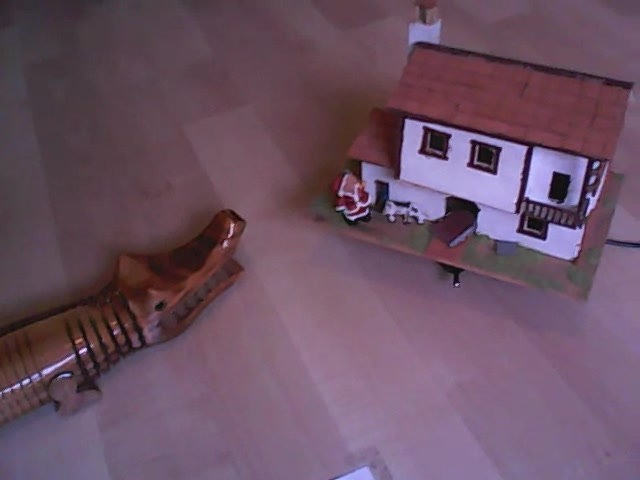
#> input picture Work/SLAM/datasets/webcam/captures2/image-0328.jpeg, 640 x 480 px; its folder holds only this picture in this run
$ python slam2_IntermediateSolvePnPRansac.py   (Python 2 division)   (older library calls are emulated)
#> lines starting #> are read from the running program, lines starting #| are printed output that depends on the picture
### Work/python_libs/cv2_helpers.py
import numpy as np
import cv2

import transforms as trfm


# [10 lines left out: function imshow, not called in this run]

rgb = cv2.cv.CV_RGB

# Some wrapper functions to make some calls more concise
def line(img, p1, p2, col, *args, **kwargs):
    return cv2.line(img, tuple(p1), tuple(p2), col, *args, **kwargs)
def rectangle(img, p1, p2, col, *args, **kwargs):
    return cv2.rectangle(img, tuple(p1), tuple(p2), col, *args, **kwargs)
def circle(img, c, rad, col, *args, **kwargs):
    return cv2.circle(img, tuple(c), rad, col, *args, **kwargs)
def putText(img, txt, p, fF, fS, col, *args, **kwargs):
    return cv2.putText(img, txt, tuple(p), fF, fS, col, *args, **kwargs)
def Rodrigues(rvec_or_R):
    return cv2.Rodrigues(rvec_or_R)[0]    # only output R or rvec, not the jacobian
def invert(matrix):
    return cv2.invert(matrix)[1]    # only output the result, not the status; use with care
# [4 lines left out: function goodFeaturesToTrack, not called in this run]

def format3DVector(v):
    return "[ %.3f  %.3f  %.3f ]" % tuple(v)


# [108 lines left out: functions drawKeypointsAndMotion, drawAxisSystem, drawCamera, not called in this run]


class MultilineText:
    """A class that enables to draw richer text on images."""

    def __init__(self):
        self.clear()

    # [29 lines left out: functions clear, text, not called in this run]

    def getTextSize(self):
        """Returns the size of the (to-be-)drawn area."""
        return tuple(self._size)

    # [48 lines left out: functions putText, wireframe3DGeometry, not called in this run]


def extractChessboardFeatures(img, boardSize):
    """Extract subpixel chessboard corners as features."""
    gray = cv2.cvtColor(img, cv2.COLOR_BGR2GRAY)

    # Find the chess board corners
    ret, corners = cv2.findChessboardCorners(
            gray, boardSize )

    # Refine them, if found
    if ret == True:
        cv2.cornerSubPix(
                gray, corners,
                (11,11),    # window
                (-1,-1),    # deadzone
                (cv2.TERM_CRITERIA_EPS + cv2.TERM_CRITERIA_MAX_ITER, 30, 0.001) )    # termination criteria
        corners = corners.reshape(-1, 2)

    return ret, corners


"""
The following code works around some OpenCV BUGs:
(written on 2014-08-18 11:38:56 AM)

BUG #1:
    opencv/modules/features2d/include/opencv2/features2d.hpp near line 749:
        "CV_WRAP" is omitted for the method "radiusMatch",
        which results in hiding this method for higher-level languages such as Python and Java.
BUG #2:
    opencv/modules/core/src/stat.cpp near line 3209:
        An assert gets triggered when argument "OutputArray _nidx" of function "cv::batchDistance()"
        is set to "None" (Python) while "int K" is set to "0".
        This means that (_nidx::needed() != NULL) when (_nidx == "None" (Python)),
        to fix this: _nidx::needed() should evaluate to "NULL".
"""
native_BFMatcher = cv2.BFMatcher()
has_native_radiusMatch = "radiusMatch" in dir(native_BFMatcher)

if has_native_radiusMatch:
    BFMatcher = cv2.BFMatcher

else:
    class BFMatcher:
        """
        Wrapper class + Python implementation of 'radiusMatch' to work around BUG #1.

        Python's overhead is negligible in this 'radiusMatch' implementation:
            ratio of runtime C++/Python: more than 50/1
        """

        def __init__(self, *args, **kwargs):
            self.this = cv2.BFMatcher(*args, **kwargs)

        # [44 lines left out: function radiusMatch, not called in this run]

    # Append remaining methods of the native BFMatcher class
    for methodName in dir(native_BFMatcher):
        if not methodName.startswith('_'):
            exec("def method(self, *args, **kwargs): return self.this.%s(*args, **kwargs)" % methodName)
            setattr(BFMatcher, methodName, method)

### Work/python_libs/transforms.py
from math import sqrt, sin, cos, acos, pi
import numpy as np
import numpy.linalg as LA
try:
    import cv2
except ImportError:
    print ("Warning: can't load module \"cv2\", required for some functions of \"transforms\" module.")


""" Quaternion transformations """


# [49 lines left out: functions unit_quat, mult_quat, conj_quat, inv_quat, delta_quat, not called in this run]


""" Quaternions operating on points """


# [10 lines left out: function apply_quat_on_point, not called in this run]


""" Conversions between quaternions and other representations """


# [55 lines left out: functions quat_from_rvec, rvec_from_quat, axis_and_angle_from_rvec, not called in this run]


""" Axis-angle transformations """


# [8 lines left out: function delta_rvec, not called in this run]


""" Perspective transformations """


def P_from_R_and_t(R, t):
    """
    Return the 4x4 P matrix from 3x3 R matrix and 3x1 t vector, as:
        [    R    | t ]
        [---------+---]
        [ 0  0  0 | 1 ]
    """
    P = np.eye(4)

    P[0:3, 0:3] = R
    P[0:3, 3:4] = t

    return P


# [69 lines left out: functions P_inv, delta_P, project_points, projection_depth, not called in this run]


""" Conversions between camera pose projection matrices P and other representations """


# [44 lines left out: functions P_from_rvec_and_tvec, P_from_pose_TUM, pose_TUM_from_P, not called in this run]

### Work/SLAM/application/own/slam2_IntermediateSolvePnPRansac.py
#!/usr/bin/env python
# -*- coding: utf-8 -*-
import os
from math import pi, ceil
import numpy as np
import glob
import cv2

import sys; sys.path.append(os.path.join(os.path.dirname(os.path.realpath(__file__)), "..", "..", "..", "python_libs"))
import cv2_helpers as cvh
from cv2_helpers import rgb
import transforms as trfm

fontFace = cv2.FONT_HERSHEY_DUPLEX
fontScale = 0.3


def prepare_color_palette(nc_L, nc_a, nc_b):
    """
    Prepare color palette, colors are randomly distributed.

    nc_L, nc_a, nc_b give the number of colors in each dimension of Lab color-space.
    Returns the color palette and the total amount of colors.
    """
#> called with nc_L = 2, nc_a = 3, nc_b = 4
    L_min, L_max = 99, 230
    a_min, a_max = 26, 230
    b_min, b_max = 26, 230

    num_colors = nc_L * nc_a * nc_b
    colors = np.zeros((num_colors, 1, 3), dtype=np.uint8)
    for Li, L in enumerate(np.arange(L_min, L_max + 1, (L_max-L_min) / (nc_L-1))):
        for ai, a in enumerate(np.arange(a_min, a_max + 1, (a_max-a_min) / (nc_a-1))):
            for bi, b in enumerate(np.arange(b_min, b_max + 1, (b_max-b_min) / (nc_b-1))):
                colors[Li*nc_a*nc_b + ai*nc_b + bi, 0, :] = (L, a, b)

    color_palette = cv2.cvtColor(colors, cv2.COLOR_LAB2RGB).reshape(num_colors, 3)
    np.random.seed(1)
    color_palette = np.random.permutation(color_palette)
    np.random.seed()

    return np.array(map(rgb, *zip(*color_palette))), num_colors


# [10 lines left out: function prepare_object_points, not called in this run]


def load_camera_intrinsics(filename):
    from numpy import array
    cameraMatrix, distCoeffs, imageSize = \
            eval(open(filename, 'r').read())
#> (reads Draft/CalibrationTests/OpenCV_AppProgCookbook_modified/camera_intrinsics.txt from the repository)
    return cameraMatrix, distCoeffs, imageSize


# [20 lines left out: functions keypoint_mask, keyframe_test, not called in this run]


# Initialize consts or tmp vars to be used in linear_LS_triangulation()
linear_LS_triangulation_c = -np.eye(2, 3)
linear_LS_triangulation_A = np.zeros((4, 3))
linear_LS_triangulation_b = np.zeros((4, 1))

# [77 lines left out: functions linear_LS_triangulation, reprojection_error, draw_axis_system, check_triangulation_input, not called in this run]


class Composite2DPainter:

    def __init__(self, img_title, imageSize):
        self.img_title = img_title

        self.img = np.empty((imageSize[1], imageSize[0], 3), dtype=np.uint8)
        self.image_box = \
                [ [(             0,              0), (imageSize[0]-1,              0)],
                  [(imageSize[0]-1,              0), (imageSize[0]-1, imageSize[1]-1)],
                  [(imageSize[0]-1, imageSize[1]-1), (             0, imageSize[1]-1)],
                  [(             0, imageSize[1]-1), (             0,              0)] ]

    # [46 lines left out: function draw, not called in this run]

class Composite3DPainter:

    def __init__(self, img_title, P_view, imageSize_view):
        self.img_title = img_title
        self.P = P_view

        self.img = np.empty((imageSize_view[1], imageSize_view[0], 3), dtype=np.uint8)
        self.K = np.eye(3)    # camera intrinsics matrix
        self.K[0, 0] = self.K[1, 1] = min(imageSize_view)    # set cam scaling
        self.K[0:2, 2] = np.array(imageSize_view) / 2.    # set cam principal point
        self.cams_pos = np.empty((0, 3))    # caching of cam trajectory
        self.cams_pos_keyfr = np.empty((0, 3))    # caching of cam trajectory

    # [356 lines left out: functions draw, idxs_get_new_imgp_by_idxs, idxs_update_by_idxs, idxs_add_objp, idxs_rebase_and_add_imgp, handle_new_frame, not called in this run]


def main():
    global boardSize
    global cameraMatrix, distCoeffs, imageSize
    global max_OF_error, max_lost_tracks_ratio
    global keypoint_coverage_radius#, min_keypoint_coverage
    global target_amount_keypoints, corner_quality_level, corner_min_dist
    global homography_condition_threshold
    global max_solvePnP_reproj_error, max_2nd_solvePnP_reproj_error, max_fundMat_reproj_error
    global max_solvePnP_outlier_ratio, max_2nd_solvePnP_outlier_ratio, solvePnP_use_extrinsic_guess

    # Initially known data
    boardSize = (8, 6)
    color_palette, color_palette_size = prepare_color_palette(2, 3, 4)    # used to identify 3D point group ids

    cameraMatrix, distCoeffs, imageSize = \
            load_camera_intrinsics(os.path.join("..", "..", "datasets", "webcam", "camera_intrinsics.txt"))
    #cameraMatrix, distCoeffs, imageSize = \
            #load_camera_intrinsics(os.path.join("..", "..", "..", "ARDrone2_tests", "camera_calibration", "live_video", "camera_intrinsics_front.txt"))

    # Select working (or 'testing') set
    from glob import glob
    images = sorted(glob(os.path.join("..", "..", "datasets", "webcam", "captures2", "*.jpeg")))
    #images = sorted(glob(os.path.join("..", "..", "..", "ARDrone2_tests", "flying_front", "lowres", "drone0", "*.jpg")))

    # Setup some visualization helpers
    composite2D_painter = Composite2DPainter("composite 2D", imageSize)
    composite3D_painter = Composite3DPainter(
            "composite 3D", trfm.P_from_R_and_t(cvh.Rodrigues((pi, 0., 0.)), np.array([[0., 0., 40.]]).T), (1280, 720) )


    ### Tweaking parameters ###
    # OF calculation
    max_OF_error = 12.
    max_lost_tracks_ratio = 0.5
    # keypoint_coverage
    keypoint_coverage_radius = int(max_OF_error)
    #min_keypoint_coverage = 0.2
    # goodFeaturesToTrack
    target_amount_keypoints = int(round((imageSize[0] * imageSize[1]) / (pi * keypoint_coverage_radius**2)))    # target is entire image full
    print "target_amount_keypoints:", target_amount_keypoints
    corner_quality_level = 0.01
    corner_min_dist = keypoint_coverage_radius
    # keyframe_test
    homography_condition_threshold = 500    # defined as ratio between max and min singular values
    # reprojection error
    max_solvePnP_reproj_error = 4.#0.5    # TODO: revert to a lower number
    max_2nd_solvePnP_reproj_error = max_solvePnP_reproj_error / 2    # be more strict in a 2nd iteration, used after 1st pass of triangulation
    max_fundMat_reproj_error = 2.0
    # solvePnP
    max_solvePnP_outlier_ratio = 0.3
    max_2nd_solvePnP_outlier_ratio = 1.    # used in 2nd iteration, after 1st pass of triangulation
    solvePnP_use_extrinsic_guess = False    # TODO: set to True and see whether the 3D results are better


    # Init

    imgs = []
    imgs_gray = []

    objp = []    # 3D points
    objp_groups = []    # 3D point group ids, each new batch of detected points is put in a separate group
    group_id = 0    # current 3D point group id

    rvecs, rvecs_keyfr = [], []
    tvecs, tvecs_keyfr = [], []


    # Start frame requires special treatment

    # Start frame : read image and detect 2D points
    imgs.append(cv2.imread(images[0]))
    base_img = imgs[0]
#> base_img is the input picture: shape (480, 640, 3); mean B, G, R 99.4, 81.3, 106.9
    imgs_gray.append(cv2.cvtColor(imgs[0], cv2.COLOR_BGR2GRAY))
    ret, new_imgp = cvh.extractChessboardFeatures(imgs[0], boardSize)
#> in extractChessboardFeatures, `gray = cv2.cvtColor(img, cv2.COLOR_BGR2GRAY)`:
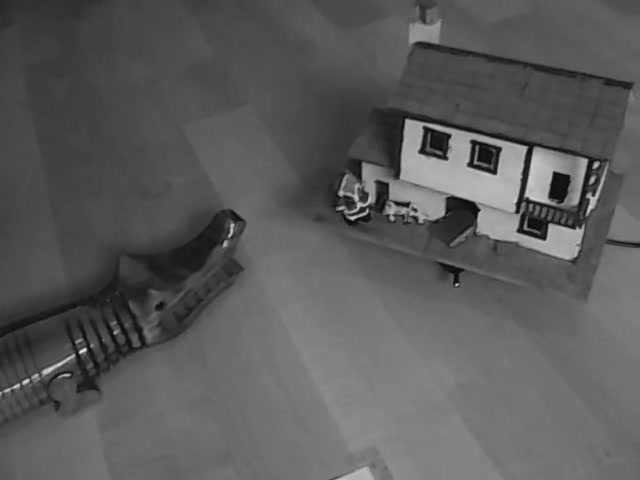
#> gray: shape (480, 640); min 6, max 234, mean 91
#> in extractChessboardFeatures, `ret, corners = cv2.findChessboardCorners( gray, boardSize )`: ret = False; corners = None
#> ret = False
    if not ret:
        print "First image must contain the entire chessboard!"
        return

    # Start frame : define a priori 3D points
    objp = prepare_object_points(boardSize)
    objp_groups = np.zeros((objp.shape[0]), dtype=np.int)
    group_id += 1

    # Start frame : setup linking data-structures
    base_imgp = new_imgp    # 2D points
    all_idxs_tmp = np.arange(len(base_imgp))
    triangl_idxs = set(all_idxs_tmp)
    nontriangl_idxs = set()
    imgp_to_objp_idxs = np.array(sorted(triangl_idxs), dtype=int)

    # Start frame : get absolute pose
    ret, rvec, tvec = cv2.solvePnP(    # assume first frame is a proper frame with chessboard fully in-sight
            objp, new_imgp, cameraMatrix, distCoeffs )
    print "solvePnP reproj_error init:", reprojection_error(objp, new_imgp, rvec, tvec, cameraMatrix, distCoeffs)[0]
    rvecs.append(rvec)
    tvecs.append(tvec)
    rvec_keyfr = rvec
    tvec_keyfr = tvec
    rvecs_keyfr.append(rvec_keyfr)
    tvecs_keyfr.append(tvec_keyfr)

    # Start frame : add other points
    mask_img = keypoint_mask(new_imgp)
    to_add = target_amount_keypoints - len(new_imgp)
    imgp_extra = cv2.goodFeaturesToTrack(imgs_gray[0], to_add, corner_quality_level, corner_min_dist, None, mask_img).reshape((-1, 2))
    cv2.imshow("img", cv2.drawKeypoints(imgs[0], [cv2.KeyPoint(p[0],p[1], 7.) for p in imgp_extra], color=rgb(0,0,255)))
    cv2.waitKey()
    print "added:", len(imgp_extra)
    base_imgp, new_imgp, imgp_to_objp_idxs, triangl_idxs, nontriangl_idxs, all_idxs_tmp = idxs_rebase_and_add_imgp(
            imgp_extra, base_imgp, new_imgp, imgp_to_objp_idxs, triangl_idxs, nontriangl_idxs, all_idxs_tmp )
    ret = 2    # indicate keyframe

    # Draw 3D points info of current frame
    print "Drawing composite 2D image"
    composite2D_painter.draw(imgs[0], rvec, tvec, ret,
                             cameraMatrix, distCoeffs, triangl_idxs, nontriangl_idxs, all_idxs_tmp, new_imgp, imgp_to_objp_idxs, objp, objp_groups, group_id, color_palette, color_palette_size)

    # Draw 3D points info of all frames
    print "Drawing composite 3D image    (keys: LEFT/RIGHT/UP/DOWN/PAGEUP/PAGEDOWN/HOME/END)"
    composite3D_painter.draw(rvec, tvec, ret,
                             triangl_idxs, imgp_to_objp_idxs, objp, objp_groups, color_palette, color_palette_size)

    for i in range(1, len(images)):
        # Frame[i-1] -> Frame[i]
        print "\nFrame[%s] -> Frame[%s]" % (i-1, i)
        print "    processing '", images[i], "':"
        cur_img = cv2.imread(images[i])
        imgs.append(cur_img)
        imgs_gray.append(cv2.cvtColor(imgs[-1], cv2.COLOR_BGR2GRAY))
        ret, base_imgp, new_imgp, triangl_idxs, nontriangl_idxs, imgp_to_objp_idxs, all_idxs_tmp, objp, objp_groups, group_id, rvec, tvec, rvec_keyfr, tvec_keyfr, base_img = \
                handle_new_frame(base_imgp, new_imgp, imgs[-2], imgs_gray[-2], imgs[-1], imgs_gray[-1], triangl_idxs, nontriangl_idxs, imgp_to_objp_idxs, all_idxs_tmp, objp, objp_groups, group_id, rvec_keyfr, tvec_keyfr, base_img)

        if ret:
            rvecs.append(rvec)
            tvecs.append(tvec)
            if ret == 2:    # frame is a keyframe
                rvecs_keyfr.append(rvec_keyfr)
                tvecs_keyfr.append(tvec_keyfr)
        else:    # frame rejected
            del imgs[-1]
            del imgs_gray[-1]

        # Draw 3D points info of current frame
        print "Drawing composite 2D image"
        composite2D_painter.draw(cur_img, rvec, tvec, ret,
                                 cameraMatrix, distCoeffs, triangl_idxs, nontriangl_idxs, all_idxs_tmp, new_imgp, imgp_to_objp_idxs, objp, objp_groups, group_id, color_palette, color_palette_size)

        # Draw 3D points info of all frames
        print "Drawing composite 3D image    (keys: LEFT/RIGHT/UP/DOWN/PAGEUP/PAGEDOWN)"
        composite3D_painter.draw(rvec, tvec, ret,
                                 triangl_idxs, imgp_to_objp_idxs, objp, objp_groups, color_palette, color_palette_size)


if __name__ == "__main__":
    main()
